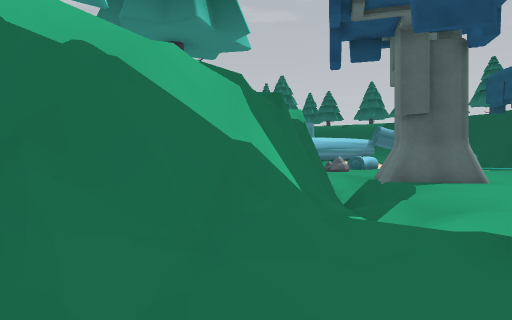
View 1 (above)

17 first-person views from a walk through a 3-D level made in the Unity game engine. The camera is 1.2 m above the floor, looks level and sees 80° across. The floor is counted in squares, 2 m on a side. Each view is taken from the middle of a square. On the plan, view 1 faces up. The plan holds only what a view shows up to about 9 squares ahead; the rest is blank. The place goes on beyond the plan.

View 2
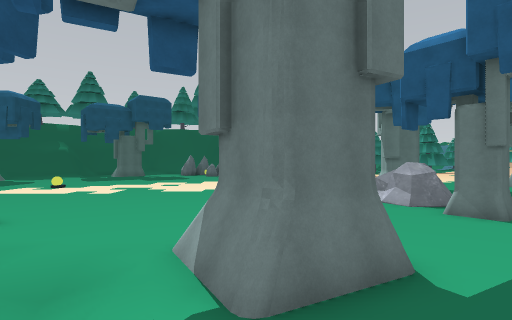

View 3
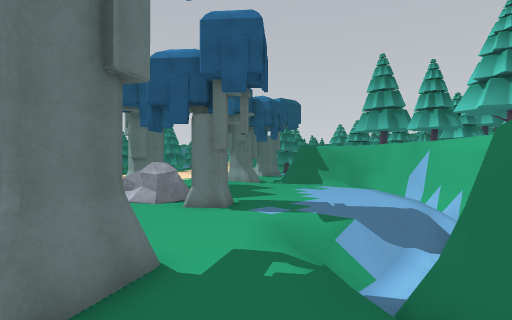

View 4
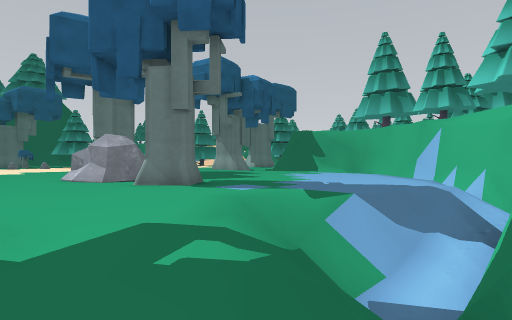

View 5
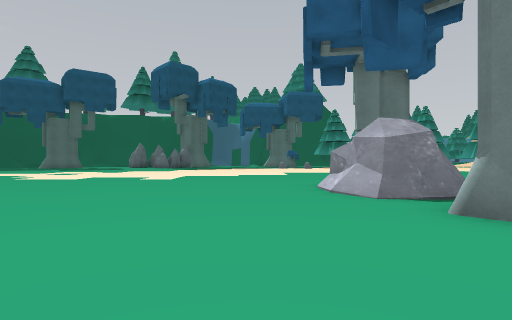

View 6
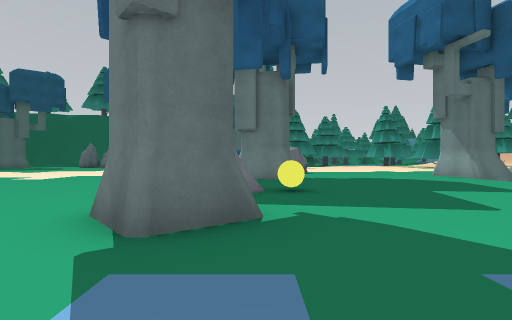

View 7
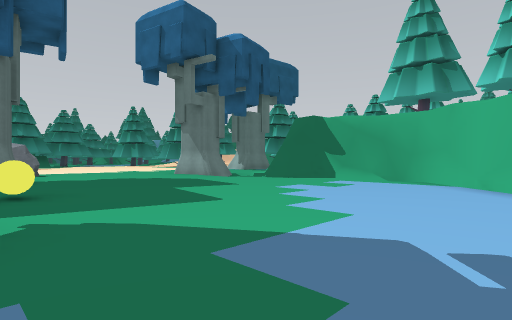

View 8
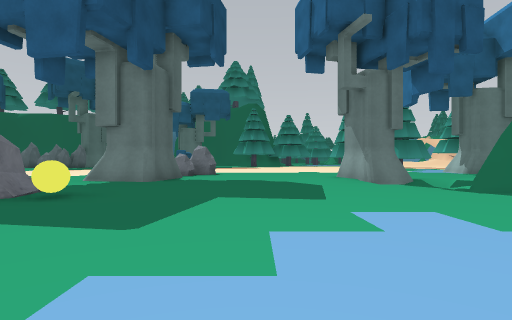

View 9
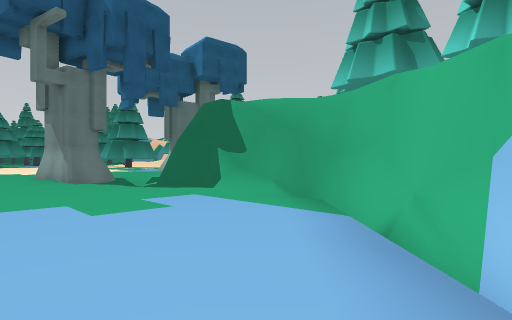

View 10
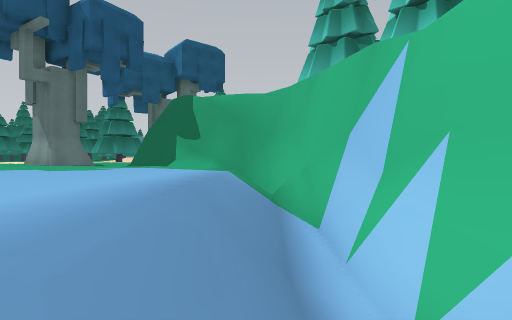

View 11
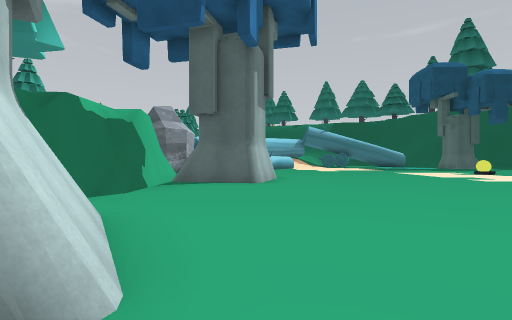

View 12
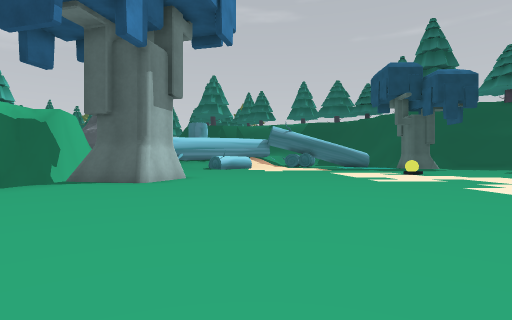

View 13
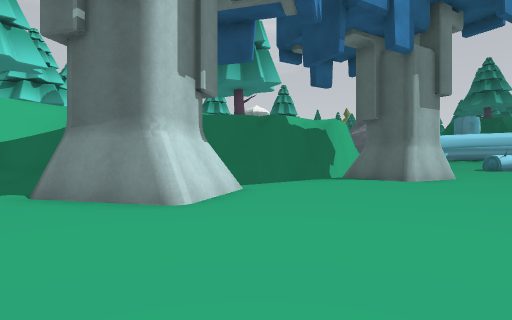

View 14
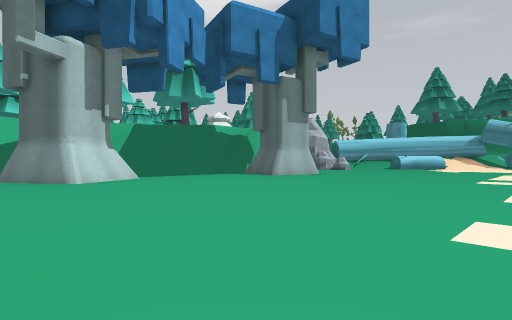

View 15
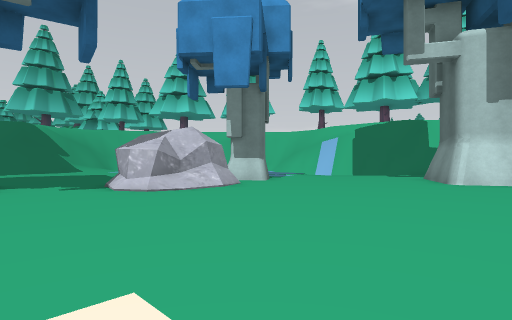

View 16
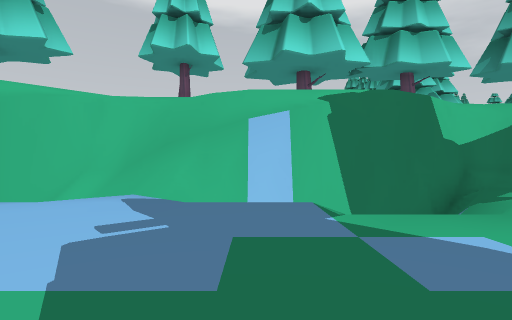

View 17
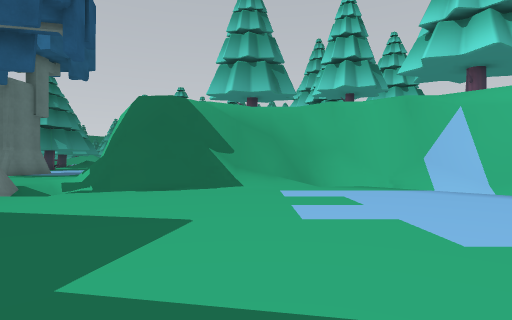

### Floor plan
Key: @ floor where view 1 was taken; # wall or solid block; . main floor; - floor 2 m lower than the main floor; : floor 5 m higher than the main floor; / step, stairs or slope; = window, fence, low wall or low ledge; v drop or lower ground; T tree; R rock; B yellow ball.
Columns run from 2 left of view 1 to 14 right of it. Each row starts with its distance up from view 1.
  9    v#/T##........
  8   /#//.TT........
  7   v# /...........
  6  /v#//...........
  5  /v#//..........
  4 /#////...........
  3 /#////#..........
  2 #//.####.........
  1 #//..###.........
  0 #/@..#...........
 -1 /#/..............
 -2  v#=/............
 -3  v#///.....RRR..
 -4  /#-//...#TRRR..T
 -5  /#///...T..B...#
 -6  /#//...........T
 -7  /#//............
 -8 /v#/.............
 -9 /v#//............
-10 /v# /............
-11  /## =...........
-12  :/###=..........
-13     v#//....../ T
-14     /v#/////=##//
-15      /v##v######/
-16      :/vvv vv//##
-17          v //

Positions as (right, up) in squares from view 1, and headings:
1: (0, 0), facing up
2: (-1, 2), facing right
3: (-1, 2), facing down-right
4: (0, 0), facing down-right
5: (4, -1), facing right
6: (4, -5), facing right
7: (4, -5), facing down-right
8: (5, -9), facing right
9: (4, -10), facing down-right
10: (2, -10), facing down-right
11: (6, 0), facing up
12: (9, 0), facing up
13: (9, -1), facing up-left
14: (14, -1), facing up-left
15: (14, 3), facing down-left
16: (7, -6), facing left
17: (9, -7), facing down
